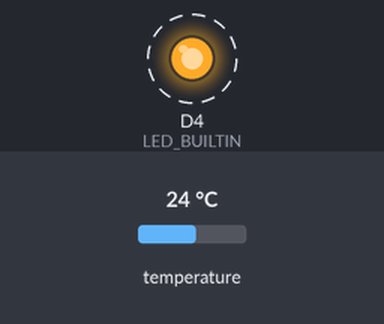
Bench run of a sketch on a simulated ESP8266 (NodeMCU). Shown: output pins drawn as LEDs (lit = HIGH, except the on-board LED, lit = LOW). Dashed ring = blinking. Inputs (shaded band) come from the test bench; at power-on: temperature 24 °C. Pins used as bus, display or sensor lines are not drawn; what the sketch prints to the serial monitor is not drawn.

Above: at 4.8 s.
Timing chart, 0 to 8.5 s (numbered marks = the images above):
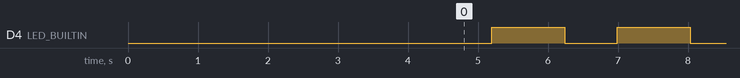

Measured:
- by itself, D4 (LED_BUILTIN): alternates HIGH for 1.0 s and LOW for 0.75 s

The sketch:

wifi-temp.ino
```cpp
// main.c

#include <inttypes.h>
#include <stdint.h>
#include <stdlib.h>
#include <stdio.h>
#include <ctype.h>
#include <string.h>

#include "DallasTemperature.h"


#if 0
#include <avr/io.h>
#include <avr/interrupt.h>
#include <avr/pgmspace.h>
#include <avr/wdt.h>
#include <util/delay.h>

#include "global.h"
#endif


#define HW_RESET D2
#define LINESZ 80
#define delay_us delayMicroseconds
#define ONE_WIRE_BUS1 D3
#define MAX_DEV 64

OneWire ow1(ONE_WIRE_BUS1);
DallasTemperature ds1(&ow1);


void setup()
{
    uint8_t retv;

    Serial.begin(115200);

    pinMode(HW_RESET, OUTPUT);
    digitalWrite(HW_RESET, HIGH);

    pinMode(LED_BUILTIN, OUTPUT);
    digitalWrite(LED_BUILTIN, LOW);

    delay(100);

    Serial.println();
    Serial.println("Hi");
    delay(1000);
    Serial.println();

    pinMode(ONE_WIRE_BUS1, INPUT_PULLUP);
    delay(100);

    retv = ow1.reset();
    Serial.print("ow1 reset: ");
    Serial.println(retv);
    delay(1000);

    ds1.begin();
    delay(1000);

    retv = ds1.getDeviceCount();
    Serial.print("ow1 device count: ");
    Serial.println(retv);
    delay(100);

    if (ds1.getWaitForConversion()) {
        Serial.println("ds1 wait");
    } else {
        Serial.println("ds1 nowait");
    }
    retv = ds1.getResolution();
    Serial.print("ds1 resolution: ");
    Serial.println(retv);
    ds1.setResolution(12);
    delay(100);
    retv = ds1.getResolution();
    Serial.print("ds1 resolution: ");
    Serial.println(retv);

    Serial.println();
    Serial.println();
    delay(1000);
}


void loop()
{
    float temp;
    uint8_t c, i, r;
    DeviceAddress a[MAX_DEV];
    char buf[LINESZ];

    ow1.reset();
    ds1.begin();
    ds1.setWaitForConversion(1);
    ds1.setResolution(12);

    c = ds1.getDeviceCount();
    c = c > MAX_DEV ? MAX_DEV : c;
    for (i=0; i<c; ++i) {
        r = ds1.getAddress(a[i], i);
        snprintf(buf, LINESZ, "Device %d addr %02X:%02X:%02X:%02X:%02X:%02X:%02X:%02X", i,
                 a[i][0], a[i][1], a[i][2], a[i][3],
                 a[i][4], a[i][5], a[i][6], a[i][7]);
        Serial.println(buf);
    }

    digitalWrite(LED_BUILTIN, LOW);		/* LED ON */
    for (i=0; i<c; ++i) {
        Serial.print("Request temp #");
        Serial.println(i);
        ds1.requestTemperaturesByAddress(a[i]);
    }
    digitalWrite(LED_BUILTIN, HIGH);	/* LED OFF */

    for (i=0; i<c; ++i) {
        temp = ds1.getTempC(a[i]);
        snprintf(buf, LINESZ, "Temp #%d %d.%02u", i, (int)temp, (unsigned)(((int)(temp*100)) % 100));
        Serial.println(buf);
        Serial.println(temp);
    }

    Serial.println();
    delay(1000);
}

// EOF
```
